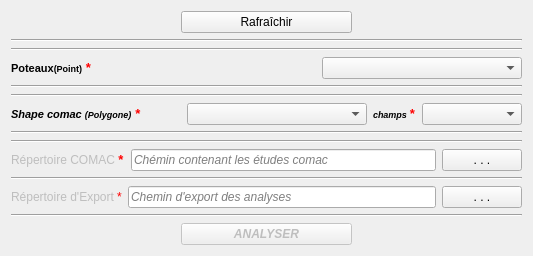
     <widget class="QWidget" name="tab_cap_comac">
      <attribute name="title">
       <string>3. VERIF CAP_COMAC</string>
      </attribute>
      <layout class="QGridLayout" name="gridLayout_10">
       <item row="0" column="0">
        <layout class="QVBoxLayout" name="verticalLayout_5">
         <item>
          <layout class="QHBoxLayout" name="horizontalLayout_24">
           <item>
            <spacer name="horizontalSpacer_34">
             <property name="orientation">
              <enum>Qt::Horizontal</enum>
             </property>
             <property name="sizeHint" stdset="0">
              <size>
               <width>40</width>
               <height>20</height>
              </size>
             </property>
            </spacer>
           </item>
           <item>
            <widget class="QPushButton" name="comacRafraichirUi">
             <property name="sizePolicy">
              <sizepolicy hsizetype="Expanding" vsizetype="Fixed">
               <horstretch>0</horstretch>
               <verstretch>0</verstretch>
              </sizepolicy>
             </property>
             <property name="font">
              <font>
               <weight>50</weight>
               <bold>false</bold>
               <kerning>true</kerning>
              </font>
             </property>
             <property name="text">
              <string>Rafraîchir</string>
             </property>
            </widget>
           </item>
           <item>
            <spacer name="horizontalSpacer_35">
             <property name="orientation">
              <enum>Qt::Horizontal</enum>
             </property>
             <property name="sizeHint" stdset="0">
              <size>
               <width>40</width>
               <height>20</height>
              </size>
             </property>
            </spacer>
           </item>
          </layout>
         </item>
         <item>
          <widget class="Line" name="line_20">
           <property name="orientation">
            <enum>Qt::Horizontal</enum>
           </property>
          </widget>
         </item>
         <item>
          <widget class="Line" name="line_22">
           <property name="orientation">
            <enum>Qt::Horizontal</enum>
           </property>
          </widget>
         </item>
         <item>
          <layout class="QHBoxLayout" name="horizontalLayout_25">
           <item>
            <widget class="QLabel" name="label_18">
             <property name="font">
              <font>
               <pointsize>7</pointsize>
               <weight>75</weight>
               <bold>true</bold>
               <kerning>true</kerning>
              </font>
             </property>
             <property name="text">
              <string>&lt;html&gt;&lt;head/&gt;&lt;body&gt;&lt;p align=&quot;justify&quot;&gt;&lt;span style=&quot; font-family:'Sans Serif'; font-size:8pt;&quot;&gt;Poteaux&lt;/span&gt;&lt;span style=&quot; font-family:'Sans Serif'; font-size:10pt;&quot;/&gt;&lt;span style=&quot; font-family:'Sans Serif';&quot;&gt;(Point)&lt;/span&gt;&lt;span style=&quot; font-family:'Sans Serif'; font-size:10pt; color:#ff0000;&quot;&gt; *&lt;/span&gt;&lt;/p&gt;&lt;/body&gt;&lt;/html&gt;</string>
             </property>
            </widget>
           </item>
           <item>
            <spacer name="horizontalSpacer_36">
             <property name="orientation">
              <enum>Qt::Horizontal</enum>
             </property>
             <property name="sizeHint" stdset="0">
              <size>
               <width>40</width>
               <height>20</height>
              </size>
             </property>
            </spacer>
           </item>
           <item>
            <widget class="QComboBox" name="comacComboBoxCoucheInfra_pt_pot">
             <property name="minimumSize">
              <size>
               <width>200</width>
               <height>0</height>
              </size>
             </property>
             <property name="font">
              <font>
               <pointsize>9</pointsize>
               <weight>75</weight>
               <bold>true</bold>
               <kerning>true</kerning>
              </font>
             </property>
             <item>
              <property name="text">
               <string/>
              </property>
             </item>
            </widget>
           </item>
          </layout>
         </item>
         <item>
          <widget class="Line" name="line_25">
           <property name="orientation">
            <enum>Qt::Horizontal</enum>
           </property>
          </widget>
         </item>
         <item>
          <widget class="Line" name="line_23">
           <property name="orientation">
            <enum>Qt::Horizontal</enum>
           </property>
          </widget>
         </item>
         <item>
          <layout class="QHBoxLayout" name="horizontalLayout_32">
           <item>
            <widget class="QLabel" name="label_21">
             <property name="font">
              <font>
               <pointsize>7</pointsize>
               <weight>75</weight>
               <italic>true</italic>
               <bold>true</bold>
               <kerning>true</kerning>
              </font>
             </property>
             <property name="text">
              <string>&lt;html&gt;&lt;head/&gt;&lt;body&gt;&lt;p align=&quot;justify&quot;&gt;&lt;span style=&quot; font-family:'Sans Serif'; font-size:8pt;&quot;&gt;Shape comac &lt;/span&gt;&lt;span style=&quot; font-family:'Sans Serif';&quot;&gt;(Polygone)&lt;/span&gt;&lt;span style=&quot; font-family:'Sans Serif'; font-size:10pt; color:#ff0000;&quot;&gt; *&lt;/span&gt;&lt;/p&gt;&lt;/body&gt;&lt;/html&gt;</string>
             </property>
            </widget>
           </item>
           <item>
            <spacer name="horizontalSpacer_45">
             <property name="orientation">
              <enum>Qt::Horizontal</enum>
             </property>
             <property name="sizeHint" stdset="0">
              <size>
               <width>40</width>
               <height>20</height>
              </size>
             </property>
            </spacer>
           </item>
           <item>
            <widget class="QComboBox" name="comboBoxCoucheComac">
             <property name="minimumSize">
              <size>
               <width>180</width>
               <height>0</height>
              </size>
             </property>
             <property name="font">
              <font>
               <pointsize>9</pointsize>
               <weight>75</weight>
               <italic>true</italic>
               <bold>true</bold>
               <kerning>true</kerning>
              </font>
             </property>
             <item>
              <property name="text">
               <string/>
              </property>
             </item>
            </widget>
           </item>
           <item>
            <widget class="QLabel" name="label_22">
             <property name="font">
              <font>
               <pointsize>7</pointsize>
               <weight>75</weight>
               <italic>true</italic>
               <bold>true</bold>
               <kerning>true</kerning>
              </font>
             </property>
             <property name="text">
              <string>&lt;html&gt;&lt;head/&gt;&lt;body&gt;&lt;p align=&quot;justify&quot;&gt;&lt;span style=&quot; font-family:'Sans Serif';&quot;&gt;champs &lt;/span&gt;&lt;span style=&quot; font-family:'Sans Serif'; font-size:10pt; color:#ff0000;&quot;&gt;*&lt;/span&gt;&lt;/p&gt;&lt;/body&gt;&lt;/html&gt;</string>
             </property>
            </widget>
           </item>
           <item>
            <widget class="QComboBox" name="comboBoxChampsComac">
             <property name="minimumSize">
              <size>
               <width>100</width>
               <height>0</height>
              </size>
             </property>
             <property name="font">
              <font>
               <pointsize>9</pointsize>
               <weight>75</weight>
               <italic>true</italic>
               <bold>true</bold>
               <kerning>true</kerning>
              </font>
             </property>
            </widget>
           </item>
          </layout>
         </item>
         <item>
          <widget class="Line" name="line_26">
           <property name="orientation">
            <enum>Qt::Horizontal</enum>
           </property>
          </widget>
         </item>
         <item>
          <widget class="Line" name="line_24">
           <property name="orientation">
            <enum>Qt::Horizontal</enum>
           </property>
          </widget>
         </item>
         <item>
          <layout class="QHBoxLayout" name="horizontalLayout_30">
           <item>
            <widget class="QLabel" name="repertoireGTHD_2">
             <property name="enabled">
              <bool>false</bool>
             </property>
             <property name="sizePolicy">
              <sizepolicy hsizetype="Fixed" vsizetype="Fixed">
               <horstretch>0</horstretch>
               <verstretch>0</verstretch>
              </sizepolicy>
             </property>
             <property name="text">
              <string>&lt;html&gt;&lt;head/&gt;&lt;body&gt;&lt;p&gt;Répertoire COMAC &lt;span style=&quot; font-family:'Sans Serif'; font-size:10pt; font-weight:600; color:#ff0000;&quot;&gt;*&lt;/span&gt;&lt;/p&gt;&lt;/body&gt;&lt;/html&gt;</string>
             </property>
            </widget>
           </item>
           <item>
            <widget class="QLineEdit" name="lienRepertoireComac">
             <property name="enabled">
              <bool>true</bool>
             </property>
             <property name="sizePolicy">
              <sizepolicy hsizetype="Expanding" vsizetype="Fixed">
               <horstretch>0</horstretch>
               <verstretch>0</verstretch>
              </sizepolicy>
             </property>
             <property name="font">
              <font>
               <weight>50</weight>
               <italic>true</italic>
               <bold>false</bold>
               <kerning>true</kerning>
              </font>
             </property>
             <property name="placeholderText">
              <string>Chémin contenant les études comac</string>
             </property>
            </widget>
           </item>
           <item>
            <widget class="QPushButton" name="boutonCheminEtudeComac">
             <property name="sizePolicy">
              <sizepolicy hsizetype="Fixed" vsizetype="Fixed">
               <horstretch>0</horstretch>
               <verstretch>0</verstretch>
              </sizepolicy>
             </property>
             <property name="text">
              <string>. . .</string>
             </property>
            </widget>
           </item>
          </layout>
         </item>
         <item>
          <widget class="Line" name="line_27">
           <property name="orientation">
            <enum>Qt::Horizontal</enum>
           </property>
          </widget>
         </item>
         <item>
          <layout class="QHBoxLayout" name="horizontalLayout_33">
           <item>
            <widget class="QLabel" name="repertoireExportComac_3">
             <property name="enabled">
              <bool>false</bool>
             </property>
             <property name="sizePolicy">
              <sizepolicy hsizetype="Fixed" vsizetype="Fixed">
               <horstretch>0</horstretch>
               <verstretch>0</verstretch>
              </sizepolicy>
             </property>
             <property name="text">
              <string>&lt;html&gt;&lt;head/&gt;&lt;body&gt;&lt;p&gt;Répertoire d'Export &lt;span style=&quot; font-family:'Sans Serif'; color:#ff0000;&quot;&gt;*&lt;/span&gt;&lt;/p&gt;&lt;/body&gt;&lt;/html&gt;</string>
             </property>
            </widget>
           </item>
           <item>
            <widget class="QLineEdit" name="lienCheminExportComac">
             <property name="enabled">
              <bool>true</bool>
             </property>
             <property name="sizePolicy">
              <sizepolicy hsizetype="Expanding" vsizetype="Fixed">
               <horstretch>0</horstretch>
               <verstretch>0</verstretch>
              </sizepolicy>
             </property>
             <property name="font">
              <font>
               <weight>50</weight>
               <italic>true</italic>
               <bold>false</bold>
               <kerning>true</kerning>
              </font>
             </property>
             <property name="placeholderText">
              <string>Chemin d'export des analyses</string>
             </property>
            </widget>
           </item>
           <item>
            <widget class="QPushButton" name="boutonCheminExportCapFt">
             <property name="sizePolicy">
              <sizepolicy hsizetype="Fixed" vsizetype="Fixed">
               <horstretch>0</horstretch>
               <verstretch>0</verstretch>
              </sizepolicy>
             </property>
             <property name="text">
              <string>. . .</string>
             </property>
            </widget>
           </item>
          </layout>
         </item>
         <item>
          <widget class="Line" name="line_28">
           <property name="orientation">
            <enum>Qt::Horizontal</enum>
           </property>
          </widget>
         </item>
         <item>
          <layout class="QHBoxLayout" name="horizontalLayout_31">
           <item>
            <spacer name="horizontalSpacer_43">
             <property name="orientation">
              <enum>Qt::Horizontal</enum>
             </property>
             <property name="sizeHint" stdset="0">
              <size>
               <width>40</width>
               <height>20</height>
              </size>
             </property>
            </spacer>
           </item>
           <item>
            <widget class="QPushButton" name="cap_comacLanceur">
             <property name="enabled">
              <bool>false</bool>
             </property>
             <property name="sizePolicy">
              <sizepolicy hsizetype="Expanding" vsizetype="Fixed">
               <horstretch>0</horstretch>
               <verstretch>0</verstretch>
              </sizepolicy>
             </property>
             <property name="font">
              <font>
               <weight>75</weight>
               <italic>true</italic>
               <bold>true</bold>
               <kerning>true</kerning>
              </font>
             </property>
             <property name="text">
              <string>ANALYSER</string>
             </property>
            </widget>
           </item>
           <item>
            <spacer name="horizontalSpacer_44">
             <property name="orientation">
              <enum>Qt::Horizontal</enum>
             </property>
             <property name="sizeHint" stdset="0">
              <size>
               <width>40</width>
               <height>20</height>
              </size>
             </property>
            </spacer>
           </item>
          </layout>
         </item>
        </layout>
       </item>
      </layout>
     </widget>
